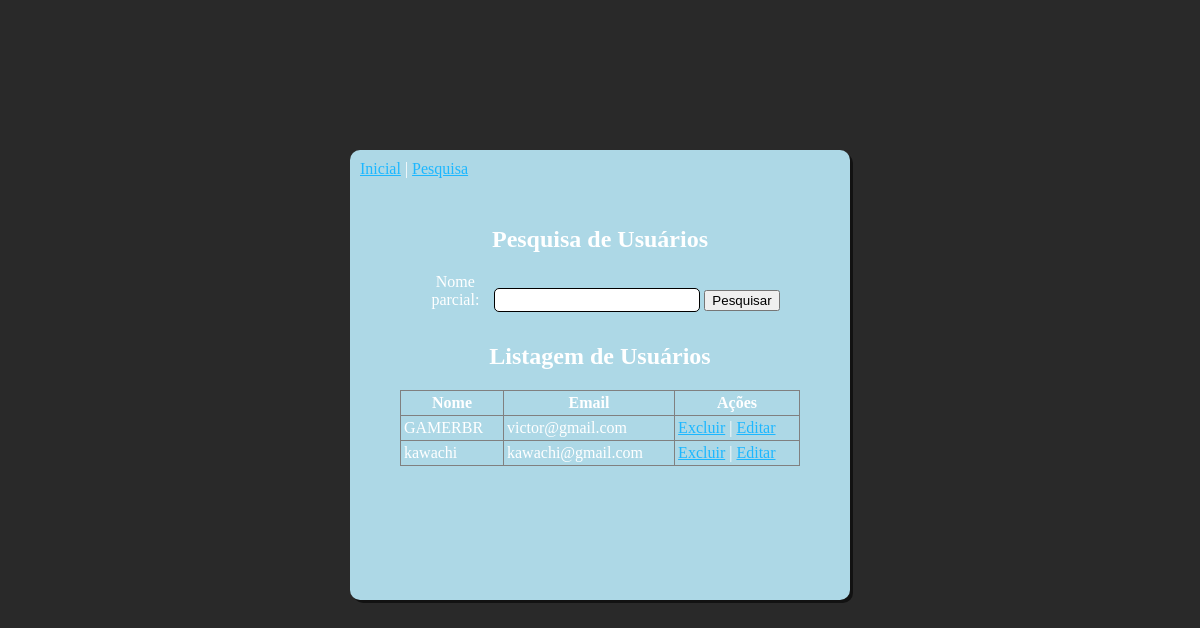
Page /benkyo_project/pesquisa.php on the earlier database version.
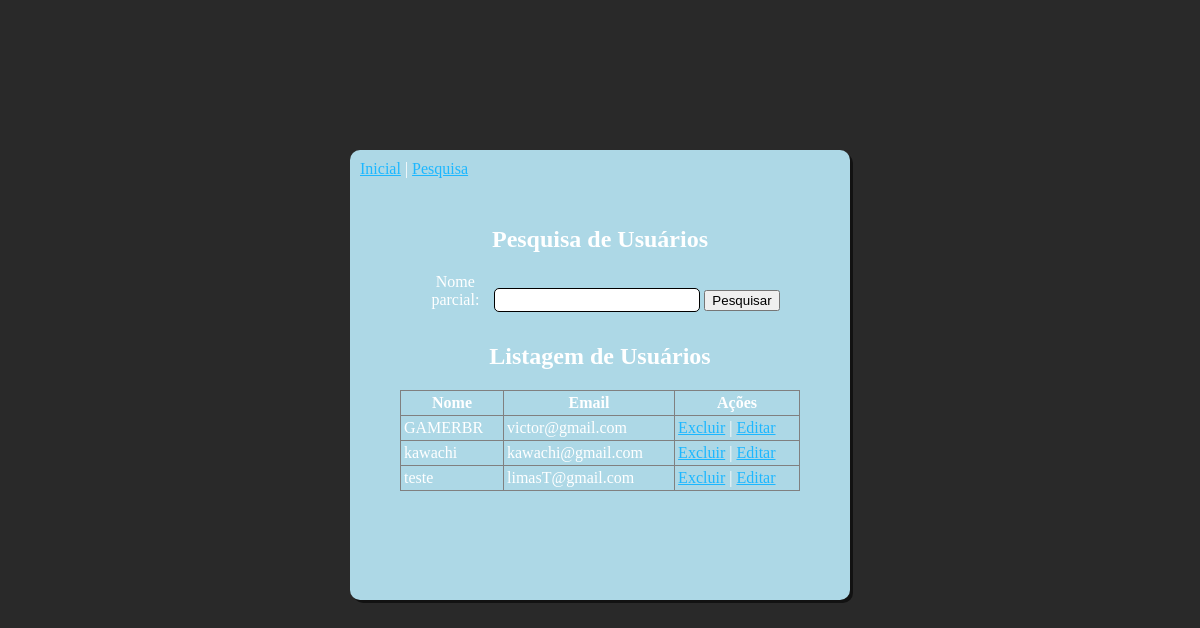
Same page on the later database version.
### tables this page shows
CREATE TABLE `usuario` (
  `id` int(11) NOT NULL,
  `nome` varchar(100) NOT NULL,
  `email` varchar(100) NOT NULL,
  `senha` varchar(255) NOT NULL,
  `rb` varchar(255) NOT NULL
);

### benkyo_project/pesquisa.php (the view, shortened to what this page needs)
<!DOCTYPE html>
<html lang='pt-br'>
	<head>
		<link rel="stylesheet" href="pesquisa.css">
	</head>
	<body>
		<div class="box-center">
			<div class="box">
			<div id="link">
			<a href='index.php'>Inicial</a>
			|
			<a href='pesquisa.php'>Pesquisa</a>
			</div>
			<br>
		<h2 align="center">Pesquisa de Usuários</h2>
		<div class="pesquisa">
			<form method="post" action="pesquisa.php">
				<label align="center">Nome parcial:</label>
				<input type="text" name="nome" />
				<button type="submit">Pesquisar</button>
			</form>
		</div>
		<h2 align="center">Listagem de Usuários</h2>
		<table border>
			<tr>
				<th>Nome</th>
				<th>Email</th>
				<th>Ações</th>
			</tr>
		<?php
			$nome = '';
			$datasource = 'mysql:host=localhost;dbname=benkyo_project';
			$user = 'root';
			$pass = 'vertrigo';
			$db = new PDO($datasource, $user, $pass);
			$query = "SELECT * FROM usuario WHERE nome LIKE '%$nome%'";
			$stm = $db -> prepare($query);
			if ($stm -> execute()) {
				$result = $stm->fetchAll(PDO::FETCH_ASSOC);
				foreach($result as $row) {
					$id = $row['id'];
					$nome = $row['nome'];
					$email = $row['email'];
					print "<tr>
					<td>$nome</td>
					<td>$email</td>
					<td><a href='delete.php?id=$id'>Excluir</a> |
					<a href='edita.php?id=$id'>Editar</a></td>
					</tr>";
				}
			} else {
				print '<p>Erro ao listar usuários!</p>';
			}
		?>
		</table>
		</div>
		</div>
	</body>
</html>

Differences in the rows shown:
added usuario: nome "teste", email "limasT@gmail.com"
